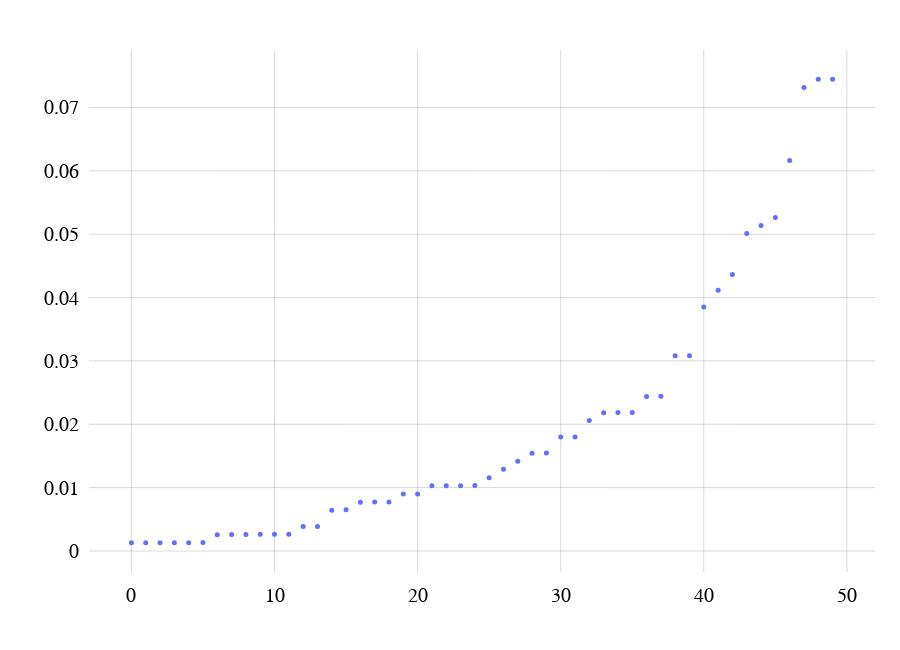

Write notebook code for a chart like this one.
### Code cell
import plotly.graph_objects as go

# settings

axis_col = 'rgba(0, 0, 0, 0.15)'
no_col = 'rgba(0, 0, 0, 0)'
axis_desc: dict = dict(linecolor=no_col, gridcolor=axis_col, zerolinecolor=axis_col, zerolinewidth=1)
layout = dict(
    autosize=False,
    width=1400,
    height=650,
    margin=dict(
        l=25, r=25, b=25, t=50, pad=5
    ),
    # paper_bgcolor="white",
    font_family="Times New Roman",
    font_color="black",
    font_size=20,
    plot_bgcolor='white',
    xaxis=axis_desc,
    yaxis=axis_desc,
    xaxis2=axis_desc,
    yaxis2=axis_desc,
)

[enumerate(topic) for topic in topic_d[:1000]]

s, o = 5, 1
fig = go.Figure(data=[
    go.Scatter(
        # x=[i for g in [enumerate(topic) for topic in topic_d[:1000]] for i, v in g],
        # y=[v for g in [enumerate(topic) for topic in topic_d[:1000]] for i, v in g],
        x = [i for i, v in enumerate(sample[-50:])],
        y = [v for i, v in enumerate(sample[-50:])],
        mode='markers',
        marker=dict(size=s,opacity=o)
    )
])
_layout = layout.copy()
_layout.update(dict(
    xaxis=dict(title="", **axis_desc),
    yaxis=dict(title="", **axis_desc),
    width=900,
))
fig.update_annotations(font_size=24)
fig.update_layout(_layout)
fig.show()

### Figure 1 — Plotly figure (JSON) as saved in the notebook; plotly's stock layout.template omitted (floating-point values rounded to 4 significant figures)
{"data": [{"marker": {"opacity": 1, "size": 5}, "mode": "markers", "type": "scatter", "x": [0, 1, 2, 3, 4, 5, 6, 7, 8, 9, 10, 11, 12, 13, 14, 15, 16, 17, 18, 19, 20, 21, 22, 23, 24, 25, 26, 27, 28, 29, 30, 31, 32, 33, 34, 35, 36, 37, 38, 39, 40, 41, 42, 43, 44, 45, 46, 47, 48, 49], "y": [0.001301, 0.001302, 0.00131, 0.001311, 0.001322, 0.001328, 0.002575, 0.002595, 0.002612, 0.00263, 0.002635, 0.002651, 0.00386, 0.003863, 0.00645, 0.006503, 0.007709, 0.007735, 0.007736, 0.008997, 0.009005, 0.01029, 0.01029, 0.01031, 0.01032, 0.01157, 0.01289, 0.01418, 0.01541, 0.01549, 0.01798, 0.01799, 0.02058, 0.02183, 0.02186, 0.02187, 0.02439, 0.02442, 0.03082, 0.03083, 0.03852, 0.04114, 0.04365, 0.0501, 0.05136, 0.05263, 0.06163, 0.07317, 0.07445, 0.07445]}], "layout": {"autosize": false, "font": {"color": "black", "family": "Times New Roman", "size": 20}, "height": 650, "margin": {"b": 25, "l": 25, "pad": 5, "r": 25, "t": 50}, "plot_bgcolor": "white", "width": 900, "xaxis": {"gridcolor": "rgba(0, 0, 0, 0.15)", "linecolor": "rgba(0, 0, 0, 0)", "title": {"text": ""}, "zerolinecolor": "rgba(0, 0, 0, 0.15)", "zerolinewidth": 1}, "xaxis2": {"gridcolor": "rgba(0, 0, 0, 0.15)", "linecolor": "rgba(0, 0, 0, 0)", "zerolinecolor": "rgba(0, 0, 0, 0.15)", "zerolinewidth": 1}, "yaxis": {"gridcolor": "rgba(0, 0, 0, 0.15)", "linecolor": "rgba(0, 0, 0, 0)", "title": {"text": ""}, "zerolinecolor": "rgba(0, 0, 0, 0.15)", "zerolinewidth": 1}, "yaxis2": {"gridcolor": "rgba(0, 0, 0, 0.15)", "linecolor": "rgba(0, 0, 0, 0)", "zerolinecolor": "rgba(0, 0, 0, 0.15)", "zerolinewidth": 1}}}
